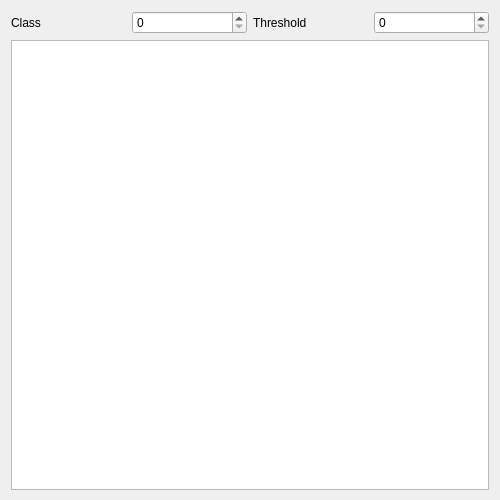
<?xml version="1.0" encoding="UTF-8"?>
<ui version="4.0">
 <class>VisBboxWidget</class>
 <widget class="QWidget" name="VisBboxWidget">
  <property name="geometry">
   <rect>
    <x>0</x>
    <y>0</y>
    <width>500</width>
    <height>500</height>
   </rect>
  </property>
  <property name="minimumSize">
   <size>
    <width>500</width>
    <height>500</height>
   </size>
  </property>
  <property name="windowTitle">
   <string>Form</string>
  </property>
  <layout class="QVBoxLayout" name="verticalLayout">
   <item>
    <layout class="QHBoxLayout" name="horizontalLayout">
     <item>
      <widget class="QLabel" name="label">
       <property name="text">
        <string>Class</string>
       </property>
      </widget>
     </item>
     <item>
      <widget class="QSpinBox" name="spinVisClass"/>
     </item>
     <item>
      <widget class="QLabel" name="label_2">
       <property name="text">
        <string>Threshold</string>
       </property>
      </widget>
     </item>
     <item>
      <widget class="QSpinBox" name="spinVisThreshold"/>
     </item>
    </layout>
   </item>
   <item>
    <widget class="QGraphicsView" name="graphicsVisResults">
     <property name="minimumSize">
      <size>
       <width>470</width>
       <height>450</height>
      </size>
     </property>
    </widget>
   </item>
  </layout>
 </widget>
 <resources/>
 <connections/>
</ui>
